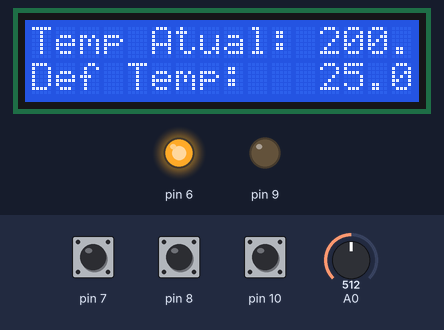
This sketch was run on a simulated Arduino Uno, built with avr-gcc and run on an emulated ATmega328P. On the bench: 16×2 character LCD, output pins drawn as LEDs (lit = HIGH). The inputs (shaded band) are chosen by the test bench; at power-on: pin 10 HIGH, pin 7 HIGH, pin 8 HIGH, A0 = 512.

Above: at 1.2 s.
1.3 s: pin 10 pulled LOW for 0.35 s
At 2.7 s:
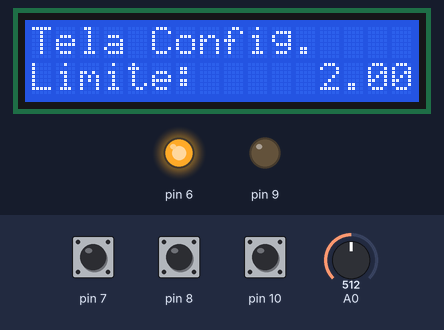
3.2 s: pin 7 pulled LOW for 1 s
At 5.3 s:
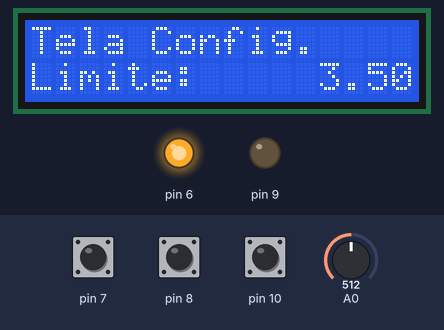
5.7 s: pin 8 pulled LOW for 3.2 s
At 10.1 s:
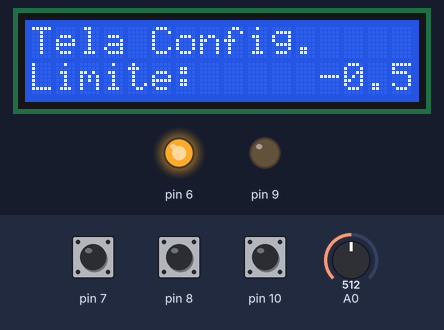
10.4 s: pin 8 pulled LOW for 0.35 s
At 11.8 s:
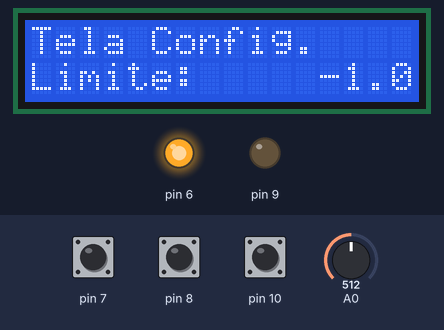
Timing chart, 0 to 13.3 s (numbered marks = the images above; inputs shaded):
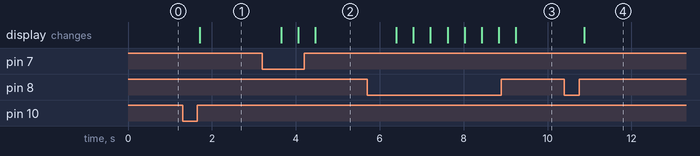

The sketch:

codigo.ino
```cpp
#include <LiquidCrystal.h>

class DisplayLCD {
private:
  LiquidCrystal lcd;

public:
  DisplayLCD(int rs, int en, int d4, int d5, int d6, int d7)
    : lcd(rs, en, d4, d5, d6, d7) {}

  void begin(int cols, int rows) {
    lcd.begin(cols, rows);
  }

  void clear() {
    lcd.clear();
  }

  void print(String message) {
    lcd.print(message);
  }

  void setCursor(int col, int row) {
    lcd.setCursor(col, row);
  }
};

class ControladorTemperatura {
private:
  LiquidCrystal lcd;
  const int pinoTemperatura;
  const int pinoBotaoMais;
  const int pinoBotaoMenos;
  const int pinoBotaoModo;
  const int pinoLED;
  const int pinoMotor;
  float temperaturaInstantanea;
  float temperaturaCalculada;
  float temperaturaAlvo;
  float faixaTemperatura;
  float leiturasTemperatura[10];
  int intervaloAtraso;
  int modoTela;
  int indiceAtual;
  unsigned long ultimoTempoLeitura;

public:
  ControladorTemperatura(int tempPin, int btnMaisPin, int btnMenosPin, int btnModoPin, int lPin, int mPin)
    : lcd(12, 11, 5, 4, 3, 2),
      pinoTemperatura(tempPin),
      pinoBotaoMais(btnMaisPin),
      pinoBotaoMenos(btnMenosPin),
      pinoBotaoModo(btnModoPin),
      pinoLED(lPin),
      pinoMotor(mPin),
      temperaturaAlvo(25.0),
      faixaTemperatura(2.0),
      intervaloAtraso(350),
      modoTela(0),
      indiceAtual(0),
      ultimoTempoLeitura(0) {}

  void configuracao() {
    Serial.begin(9600);
    lcd.begin(16, 2);
    lcd.clear();
    pinMode(pinoBotaoMais, INPUT_PULLUP);
    pinMode(pinoBotaoMenos, INPUT_PULLUP);
    pinMode(pinoBotaoModo, INPUT_PULLUP);
    pinMode(pinoLED, OUTPUT);
    pinMode(pinoMotor, OUTPUT);
    digitalWrite(pinoMotor, HIGH);
    digitalWrite(pinoLED, LOW);

    for (int i = 0; i < 10; i++) {
      leiturasTemperatura[i] = map(analogRead(pinoTemperatura), 20, 358, -40, 125);
    }
    temperaturaCalculada = calcularTemperaturaMedia();
  }

  void ciclo() {
    lerSensoresTemperatura();

    switch (modoTela) {
      case 0:
        exibirTemperaturaAtual();
        exibirTemperaturaAlvo();
        ajustarTemperatura();
        break;

      case 1:
        exibirTelaConfiguracao();
        ajustarFaixaTemperatura();
        break;

      case 2:
        exibirTemperaturaInstantanea();
        break;

      default:
        break;
    }

    if (digitalRead(pinoBotaoModo) == LOW) {
      atrasoClique();
      modoTela = 1;
    }

    delay(300);
  }

private:
  float calcularTemperaturaMedia() {
    float soma = 0;
    for (int i = 0; i < 10; i++) {
      soma += leiturasTemperatura[i];
    }
    return soma / 10;
  }

  void lerSensoresTemperatura() {
    if (millis() - ultimoTempoLeitura > 10000) {
      for (int i = 0; i < 9; i++) {
        leiturasTemperatura[i] = leiturasTemperatura[i + 1];
      }
      leiturasTemperatura[9] = map(analogRead(pinoTemperatura), 20, 358, -40, 125);
      temperaturaCalculada = calcularTemperaturaMedia();
      ultimoTempoLeitura = millis();
    }
  }

  void exibirTemperaturaAtual() {
    lcd.clear();
    lcd.setCursor(0, 0);
    lcd.print("Temp Atual: ");
    lcd.setCursor(12, 0);
    lcd.print(temperaturaCalculada);
  }

  void exibirTemperaturaAlvo() {
    lcd.setCursor(0, 1);
    lcd.print("Def Temp: ");
    lcd.setCursor(12, 1);
    lcd.print(temperaturaAlvo);
  }

  void exibirTelaConfiguracao() {
    lcd.clear();
    lcd.setCursor(0, 0);
    lcd.print("Tela Config.");
    lcd.setCursor(0, 1);
    lcd.print("Limite: ");
    lcd.setCursor(12, 1);
    lcd.print(faixaTemperatura);
  }

  void exibirTemperaturaInstantanea() {
    lcd.clear();
    lcd.setCursor(0, 0);
    lcd.print("Temp. Instant.");
    lcd.setCursor(0, 1);
    lcd.print(temperaturaInstantanea);
  }

  void ajustarTemperatura() {
    if (digitalRead(pinoBotaoMais) == LOW) {
      temperaturaAlvo += 0.5;
      atrasoClique();
    }

    if (digitalRead(pinoBotaoMenos) == LOW) {
      temperaturaAlvo -= 0.5;
      atrasoClique();
    }
  }

  void ajustarFaixaTemperatura() {
    if (digitalRead(pinoBotaoMais) == LOW) {
      faixaTemperatura += 0.5;
      atrasoClique();
    }

    if (digitalRead(pinoBotaoMenos) == LOW) {
      faixaTemperatura -= 0.5;
      atrasoClique();
    }
  }

  void atrasoClique() {
    delay(100);
  }
};

ControladorTemperatura controladorTemperatura(A0, 7, 8, 10, 9, 6);

void setup() {
  controladorTemperatura.configuracao();
}

void loop() {
  controladorTemperatura.ciclo();
}
```

Measured:
- after the input at 1.3 s, the display: changes after 0.41 s (image 1)
- after the input at 3.2 s, the display: first changes after 0.45 s (image 2 shows a later state)
- after the input at 5.7 s, the display: first changes after 0.70 s (image 3 shows a later state)
- after the input at 10.4 s, the display: changes after 0.47 s (image 4)
